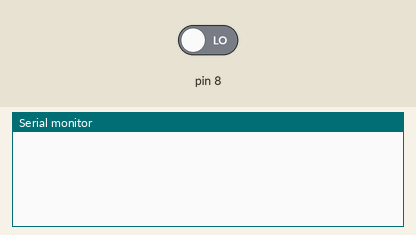
Simulated run of this sketch. Board: Arduino Uno, built with avr-gcc and run on an emulated ATmega328P. Shown: the last lines printed to the serial monitor. The test bench sets the inputs (shaded band); at power-on: pin 8 LOW.

Above: at 1.2 s.
1.3 s: pin 8 driven HIGH
At 1.9 s:
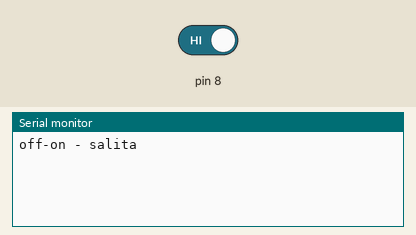
2.8 s: pin 8 driven LOW
At 4.3 s:
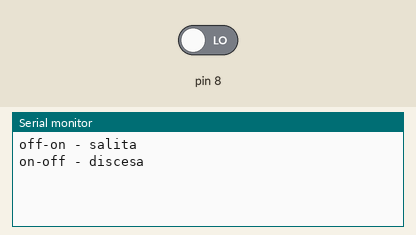

The sketch:

043-multiclick-frontisalita.ino
```cpp
void setup() {
  Serial.begin(9600);
  pinMode(8, INPUT);
}

bool tasto;
bool prev_tasto;

void loop() {
  tasto = digitalRead(8);

  if (!prev_tasto && tasto) {
    Serial.println("off-on - salita");
    prev_tasto = tasto;
  }

  if (prev_tasto && !tasto) {
    Serial.println("on-off - discesa");
    prev_tasto = tasto;
  }

}
```

Measured:
- after the input at 1.3 s, the serial monitor: prints a new line at once (image 1)
- after the input at 2.8 s, the serial monitor: prints a new line at once (image 2)
